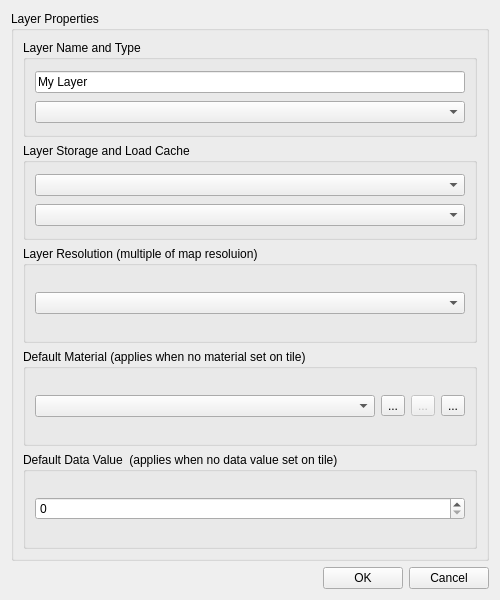
<?xml version="1.0" encoding="UTF-8"?>
<ui version="4.0">
 <class>DlgTileLayer</class>
 <widget class="QWidget" name="DlgTileLayer">
  <property name="geometry">
   <rect>
    <x>0</x>
    <y>0</y>
    <width>500</width>
    <height>600</height>
   </rect>
  </property>
  <property name="windowTitle">
   <string>Create New Layer</string>
  </property>
  <layout class="QVBoxLayout" name="verticalLayout">
   <item>
    <widget class="QGroupBox" name="groupBox">
     <property name="sizePolicy">
      <sizepolicy hsizetype="Preferred" vsizetype="MinimumExpanding">
       <horstretch>0</horstretch>
       <verstretch>0</verstretch>
      </sizepolicy>
     </property>
     <property name="title">
      <string>Layer Properties</string>
     </property>
     <layout class="QVBoxLayout" name="verticalLayout_2">
      <item>
       <widget class="QGroupBox" name="groupBox_2">
        <property name="title">
         <string>Layer Name and Type</string>
        </property>
        <property name="flat">
         <bool>true</bool>
        </property>
        <layout class="QVBoxLayout" name="verticalLayout_3">
         <item>
          <widget class="QLineEdit" name="layerName">
           <property name="sizePolicy">
            <sizepolicy hsizetype="Preferred" vsizetype="Fixed">
             <horstretch>0</horstretch>
             <verstretch>0</verstretch>
            </sizepolicy>
           </property>
           <property name="text">
            <string>My Layer</string>
           </property>
          </widget>
         </item>
         <item>
          <widget class="QComboBox" name="cmbLayerType">
           <property name="enabled">
            <bool>true</bool>
           </property>
          </widget>
         </item>
        </layout>
       </widget>
      </item>
      <item>
       <widget class="QGroupBox" name="groupBox_7">
        <property name="title">
         <string>Layer Storage and Load Cache</string>
        </property>
        <property name="flat">
         <bool>true</bool>
        </property>
        <layout class="QVBoxLayout" name="verticalLayout_8">
         <item>
          <widget class="QComboBox" name="cmbLayerStorage">
           <property name="enabled">
            <bool>true</bool>
           </property>
          </widget>
         </item>
         <item>
          <widget class="QComboBox" name="cmbLayerCache">
           <property name="enabled">
            <bool>true</bool>
           </property>
          </widget>
         </item>
        </layout>
       </widget>
      </item>
      <item>
       <widget class="QGroupBox" name="groupBox_4">
        <property name="title">
         <string>Layer Resolution (multiple of map resoluion)</string>
        </property>
        <property name="flat">
         <bool>true</bool>
        </property>
        <layout class="QVBoxLayout" name="verticalLayout_4">
         <item>
          <widget class="QComboBox" name="cmbLayerResolution">
           <property name="enabled">
            <bool>true</bool>
           </property>
          </widget>
         </item>
        </layout>
       </widget>
      </item>
      <item>
       <widget class="QGroupBox" name="groupBox_5">
        <property name="title">
         <string>Default Material (applies when no material set on tile)</string>
        </property>
        <property name="flat">
         <bool>true</bool>
        </property>
        <layout class="QVBoxLayout" name="verticalLayout_6">
         <item>
          <layout class="QHBoxLayout" name="horizontalLayout_3">
           <item>
            <widget class="QComboBox" name="cmbMaterial">
             <property name="sizePolicy">
              <sizepolicy hsizetype="Preferred" vsizetype="Fixed">
               <horstretch>0</horstretch>
               <verstretch>0</verstretch>
              </sizepolicy>
             </property>
             <property name="placeholderText">
              <string>Nothing</string>
             </property>
            </widget>
           </item>
           <item>
            <widget class="QToolButton" name="btnSelectMaterial">
             <property name="toolTip">
              <string>Select material</string>
             </property>
             <property name="text">
              <string>...</string>
             </property>
             <property name="icon">
              <iconset resource="../resource/resource.qrc">
               <normaloff>:/16x16_ico_png/material.png</normaloff>:/16x16_ico_png/material.png</iconset>
             </property>
             <property name="arrowType">
              <enum>Qt::NoArrow</enum>
             </property>
            </widget>
           </item>
           <item>
            <widget class="QToolButton" name="btnSetMaterialParams">
             <property name="enabled">
              <bool>false</bool>
             </property>
             <property name="toolTip">
              <string>Edit material parameters</string>
             </property>
             <property name="text">
              <string>...</string>
             </property>
             <property name="icon">
              <iconset resource="../resource/resource.qrc">
               <normaloff>:/16x16_ico_png/edit.png</normaloff>:/16x16_ico_png/edit.png</iconset>
             </property>
            </widget>
           </item>
           <item>
            <widget class="QToolButton" name="btnResetMaterial">
             <property name="toolTip">
              <string>Reset entity script to nothing</string>
             </property>
             <property name="text">
              <string>...</string>
             </property>
             <property name="icon">
              <iconset resource="../resource/resource.qrc">
               <normaloff>:/16x16_ico_png/reset.png</normaloff>:/16x16_ico_png/reset.png</iconset>
             </property>
             <property name="autoRaise">
              <bool>false</bool>
             </property>
             <property name="arrowType">
              <enum>Qt::NoArrow</enum>
             </property>
            </widget>
           </item>
          </layout>
         </item>
        </layout>
       </widget>
      </item>
      <item>
       <widget class="QGroupBox" name="groupBox_6">
        <property name="title">
         <string>Default Data Value  (applies when no data value set on tile)</string>
        </property>
        <property name="flat">
         <bool>true</bool>
        </property>
        <layout class="QVBoxLayout" name="verticalLayout_7">
         <item>
          <widget class="QSpinBox" name="value">
           <property name="stepType">
            <enum>QAbstractSpinBox::AdaptiveDecimalStepType</enum>
           </property>
          </widget>
         </item>
        </layout>
       </widget>
      </item>
     </layout>
    </widget>
   </item>
   <item>
    <layout class="QHBoxLayout" name="horizontalLayout_4">
     <item>
      <spacer name="horizontalSpacer_2">
       <property name="orientation">
        <enum>Qt::Horizontal</enum>
       </property>
       <property name="sizeHint" stdset="0">
        <size>
         <width>40</width>
         <height>20</height>
        </size>
       </property>
      </spacer>
     </item>
     <item>
      <widget class="QPushButton" name="btnAccept">
       <property name="text">
        <string>OK</string>
       </property>
      </widget>
     </item>
     <item>
      <widget class="QPushButton" name="btnCancel">
       <property name="text">
        <string>Cancel</string>
       </property>
      </widget>
     </item>
    </layout>
   </item>
  </layout>
 </widget>
 <tabstops>
  <tabstop>layerName</tabstop>
  <tabstop>cmbLayerType</tabstop>
  <tabstop>cmbLayerStorage</tabstop>
  <tabstop>cmbLayerCache</tabstop>
  <tabstop>cmbLayerResolution</tabstop>
  <tabstop>cmbMaterial</tabstop>
  <tabstop>btnSelectMaterial</tabstop>
  <tabstop>btnSetMaterialParams</tabstop>
  <tabstop>btnResetMaterial</tabstop>
  <tabstop>value</tabstop>
  <tabstop>btnAccept</tabstop>
  <tabstop>btnCancel</tabstop>
 </tabstops>
 <resources>
  <include location="../resource/resource.qrc"/>
 </resources>
 <connections/>
</ui>
